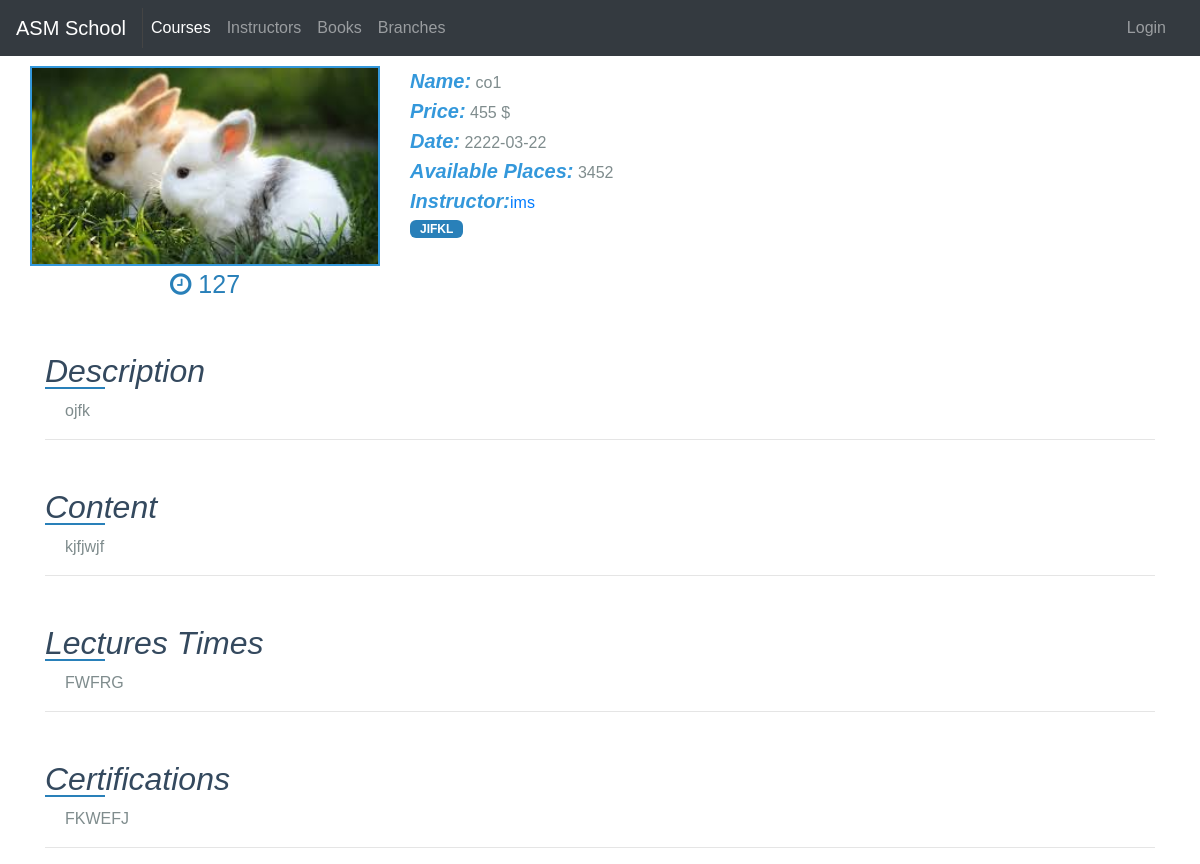
Screenshot of /course.php?id=3 with the database file from the repository.
### tables this page shows
CREATE TABLE `courses` (
  `courseId` int(11) NOT NULL,
  `name` varchar(255) NOT NULL,
  `description` varchar(255) NOT NULL,
  `content` varchar(255) NOT NULL,
  `hours` tinyint(4) NOT NULL,
  `price` int(11) NOT NULL,
  `certifications` varchar(255) NOT NULL,
  `image` varchar(255) NOT NULL,
  `startDate` date NOT NULL,
  `lectureTime` varchar(255) NOT NULL,
  `myinstructorid` int(11) NOT NULL,
  `category` varchar(50) NOT NULL,
  `state` tinyint(1) NOT NULL,
  `max` smallint(6) NOT NULL,
  `resources` varchar(255) DEFAULT NULL
);

CREATE TABLE `instructors` (
  `id` int(11) NOT NULL,
  `username` varchar(20) NOT NULL,
  `password` varchar(255) NOT NULL,
  `email` varchar(50) NOT NULL,
  `profileImage` varchar(255) NOT NULL,
  `name` varchar(20) NOT NULL,
  `salary` int(11) NOT NULL,
  `address` varchar(255) NOT NULL,
  `phone` varchar(20) NOT NULL,
  `description` varchar(255) NOT NULL,
  `workDate` date NOT NULL,
  `career` varchar(100) NOT NULL,
  `rate` tinyint(4) NOT NULL,
  `lost` varchar(255) DEFAULT NULL,
  `unseen_notific` int(11) NOT NULL DEFAULT '0'
);

### classes/database.inc (called while the page is built, shortened)
 <?php
 class Database{
private static $instance = null;
private $conn;
private function __construct(){
  try{
$this->conn= new PDO ("mysql:host=localhost;dbname=center","root","aymon");
$this->conn->setAttribute(PDO::ATTR_ERRMODE, PDO::ERRMODE_EXCEPTION);
}catch(PDOException $e){
    echo  "Faild to Connect to the Database";
    die();
}
}
public static function getinstance(){
if(self::$instance == null){self::$instance=new Database();}
return self::$instance;
}
public function select($query,$attr,$classname,$option){
    $stmt2=$this->conn->prepare($query);
    if($option==1){
        $stmt2->execute($attr);
        if($stmt2->rowCount()>0){
            return $stmt2->fetchObject($classname);}
        else return 0;
    }
    else{
        if(empty($attr))
        $stmt2->execute();
       else   $stmt2->execute($attr);
       $this->count=$stmt2->rowCount();
        return $stmt2->fetchColumn();
    }
}
public function close(){
    Database::$instance=null;
    $this->conn=null;
}
}
?>

### classes/course.inc (called while the page is built, shortened)
<?php
class Course implements editable{
	private $name;
	private $courseId;
	private $description;
	private $content;
	private $hours;
	private $price;
	private $certifications;
	private $image;
	private $startDate;
	private $lectureTime;
	private $category;
	private $max;
	public function setcourseid($id){
	$this->courseId=$id;
	}
	public function getname(){
		return $this->name;
	}
	public function getdescription(){
		return $this->description;
	}
	public function getcontent(){
		return $this->content;
	}
	public function gethours(){
		return $this->hours;
	}
	public function getprice(){
		return $this->price;
	}
	public function getcertifications(){
		return $this->certifications;
	}
	public function getimage(){
		return $this->image;
	}
	public function getstartDate(){
		return $this->startDate;
	}
	public function getlecturetime(){
		return $this->lectureTime;
	}
	public function getCategory(){
		return $this->category;
	}
	public function getMax(){
		return $this->max;
	}
	public function getOne(){
		$db=Database::getinstance();
		$course=$db->select('SELECT * FROM courses where courseId =?',array($this->courseId),'Course',1);
        return $course;
	}
}

### classes/instructor.inc (called while the page is built, shortened)
<?php
class Instructor extends Worker implements observer{
	public function getOne(){
		$db=Database::getinstance();
		$instructor_info=$db->select('SELECT * FROM instructors where id =?',array($this->id),'Instructor',1);
		return $instructor_info;
	}
}

### classes/user.inc (called while the page is built, shortened)
<?php
class User{
    protected $id;
    protected $name;
    public function setId($id){
        $this->id=$id;
    }
    public function getName(){
        return $this->name;
    }
    public function getId(){
        return $this->id;
    }
}

### course.php (the view, shortened to what this page needs)
<!DOCTYPE html>
<html>
    <head>
        <link rel="stylesheet" type="text/css" href="css/bootstrap.min.css">
        <link rel="stylesheet" type="text/css" href="css/style.css">
        <link rel="stylesheet" href="css/font-awesome.min.css">
    </head>
    <body>
    	<?php
    	require 'cnav.php';
    	$course= new Course();
    	$course->setcourseid($_GET['id']);
    	$course=$course->getOne();
		?>
		<div class="container">
			<div class="row">
				<div class="courseimgContainer text-center">
	                <img class="imgProfile" src="<?php echo $course->getimage(); ?>" alt="There are No profile Image Available">
	            </div>
	            <div class="courseinfo">
	            	<p class="coursep"><span class="defintion">Name:</span> <?php echo $course->getname(); ?></p>
	            	<p class="coursep"><span class="defintion">Price:</span> <?php echo $course->getprice();?> &dollar;</p>
	            	<p class="coursep"><span class="defintion">Date:</span> <?php echo $course->getstartDate(); ?></p>
	            	<p class="coursep"><span class="defintion">Available Places:</span> <?php echo $course->getMax(); ?></p>
	            	<p class="coursep"><span class="defintion">Instructor:</span><?php
	            		$instructor= new Instructor();
	            		$instructor->setId($course->getins_id());
	            		$instructor= $instructor->getOne();
                  if($instructor){
	            	 echo '<a href="instructor.php?id='.$instructor->getId().'">'.$instructor->getName(); }?></a></p>
	            	<span class="courseCategory"><?php echo $course->getcategory();?></span><br>
	            </div>
        	</div>
        	<div class="row"> <div class="courseHours text-center"><i class="fa fa-clock-o" aria-hidden="true"></i> <?php echo $course->gethours();?> </div></div>
        	<h2 class="courseHeader"> Description</h2>
        	<p class="courseDescription"><?php echo $course->getdescription();?></p>
        	<hr>
        	<h2 class="courseHeader"> Content</h2>
        	<p class="courseDescription"><?php echo $course->getcontent();?></p>
        	<hr>
        	<h2 class="courseHeader">Lectures Times</h2>
        	<p class="courseDescription"><?php echo $course->getlecturetime();?></p>
        	<hr>
        	<h2 class="courseHeader">Certifications</h2>
        	<p class="courseDescription"><?php echo $course->getcertifications();?></p>
        	<hr>
		</div>
    </body>
</html>

### css/style.css (style rules this page uses)
body { font-family: sans-serif, serif }
.courseimgContainer { width: 350px; height: 200px; border: 2px solid #3498db; }
.courseimgContainer .imgProfile { width: 100%; height: 100% }
span.defintion { color:#3498db; font-weight: bold; font-style: italic; font-size: 20px }
.courseinfo { margin-left: 30px }
.courseCategory { display: inline-block; background-color: #2980b9; padding: 0 10px; color: #fff; font-size: 12px; font-weight: bold; border-radius: 6px; }
.coursep { color: #7f8c8d; margin-bottom: 0px }
.courseHours { width: 350px; color: #2980b9; font-size: 25px }
.courseHeader { margin:50px 0 10px; color: #34495e; font-style: italic ; position: relative; }
.courseHeader:after { content: ''; position:absolute; bottom: 0px; left: 0px; width: 60px; border-bottom:2px solid #2980b9; }
.courseDescription { color:#7f8c8d; margin-left:20px; }

### rows the page displays
courses: image (picture), name "co1", price "455", startDate "2222-03-22", max "3452", category "JIFKL", hours "127", description "ojfk", content "kjfjwjf", lectureTime "FWFRG", certifications "FKWEFJ"
instructors: name "ims"
